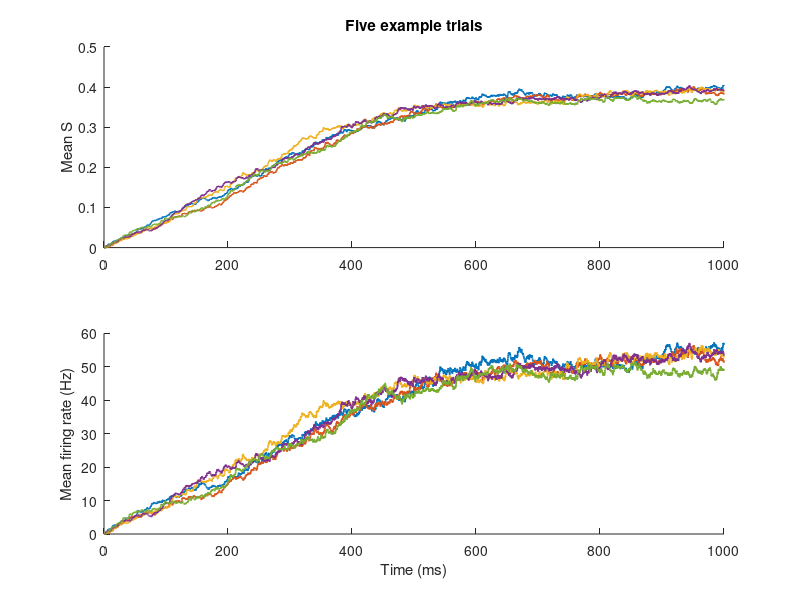

The MATLAB source for this figure:
dt = 0.1;                    % Time step size (ms)/
% dt = 1;                    % Time step size (ms)/
N = 100;                     % Neurons per population
tau_w = 40;                  % Time window for firing rate dynamics (ms)
%% Membrane Dynamics Parameters
rho = 1 / 7;                 % Fractional change of synaptic activation with input spikes
tau_se = 80;
norm_noise = 0.13;           % sd for gaussion noise (per sqrt(ms))
norm_noise = norm_noise / sqrt(dt);   % <-- dt-robust noise scaling (keeps structure below)

C_m = 0.2;                   % Membrane capacitance (µF/cm²)
g_L = 0.01;                  % Leak conductance (mS/cm²)
E_l = -60;                   % Leak reversal potential (mV)
E_e = -5;                    % Excitatory reversal potential (mV)
v_hold =  -61; 
v_th = -55;                  % Threshold potential for excitatory neurons (mV)
v_rest = -60;                % Resting potential (mV)
t_refractory = round((4-2*dt)/dt); % Refractory period duration (time steps)

%% Weight Matrix Parameters
sparsity = 0.5;            
w_rec = 0.000156;            % Wrec
w_rec_mean = w_rec*1/4*1;
W = w_rec * rand(N, N) .* (rand(N, N) < sparsity); 
W(1:N+1:end) = 0;       
if w_rec~= 0
    W = W.*w_rec_mean/mean(W,"all"); % make sure the mean is correct
else
    W = W.*0;
end

mean_wff = 0.00005*3
W_ff = (rand(N,N) < sparsity);   % new external weights
W_ff = W_ff/mean(W_ff,"all")*mean_wff;

% % %% Weight Matrix Parameters  – Gaussian distribution, same mean
% (kept as comments exactly as in your code)

%%%%%%%%%%%%%%%%%%%%%%%%%%%%%%%%%%%%%%%%%%%%%%%%%%%%%%%%%%%%%%%%%%%%%%%%%%%
%  Simulations (no MFT): plot 5 example trials
%%%%%%%%%%%%%%%%%%%%%%%%%%%%%%%%%%%%%%%%%%%%%%%%%%%%%%%%%%%%%%%%%%%%%%%%%%%

num_trials = 5;               % <-- 5 example trials            
%% Time parameters
t_total  = 1000;             % ms per trial
T_steps  = round(t_total / dt);  % robust to any dt

%% Pre-allocate output arrays
r_ex_all = zeros(num_trials, N, T_steps);
s_ex_all = zeros(num_trials, N, T_steps);
spk_all  = zeros(num_trials, N, T_steps);  % raster

%=========================================================================%
%                               TRIAL LOOP                                %
%=========================================================================%
for i = 1:num_trials
    %-------------------- state variables (per trial) --------------------%
    v_ex            = v_rest * ones(N,T_steps);
    input           = zeros(N,T_steps);          % external drive
    g_input_to_ex   = zeros(N,T_steps);
    g_ex_to_ex      = zeros(N,T_steps);
    is_refractory_ex= zeros(N,T_steps);
    is_spike_ex     = zeros(N,T_steps);
    r_ex            = zeros(N,T_steps);
    s_ex            = zeros(N,T_steps);

    input_mean = 0.01;                          % constant drive

    %----------------------------- TIME LOOP -----------------------------%
    for t = 2:T_steps

        % External input (DC)
        input(:,t) = input_mean;
        

        % Refractory handling
        is_refractory = is_refractory_ex(:,t)==1;
        v_ex(is_refractory,t) = v_rest;

        % Spike detection
        is_spike           = v_ex(:,t-1) >= v_th;
        is_spike_ex(:,t)   = is_spike;
        v_ex(is_spike,t)   = v_hold;
        if t < T_steps - t_refractory
            is_refractory_ex(is_spike,t+1:t+t_refractory) = 1;
        end

        % Synaptic gating (Euler)
        s_ex(:,t) = s_ex(:,t-1) - (dt/tau_se)*s_ex(:,t-1) ...
                    + rho*is_spike.*(1 - s_ex(:,t-1));
        
        % Low-pass firing rate (Euler)
        r_ex(:,t) = r_ex(:,t-1) + (is_spike/dt - r_ex(:,t-1))*(dt/tau_w);

        % Membrane update (non-refractory / non-spiking) — keep structure
        free = ~is_refractory & ~is_spike;

        noiseterm = norm_noise*randn(sum(free),1);
        noiseterm(1:10) = 3*norm_noise*randn(10,1);

        v_ex(free,t) = v_ex(free,t-1) + ...
            ( g_L*(E_l - v_ex(free,t-1)) + ...
              (g_input_to_ex(free,t-1)+g_ex_to_ex(free,t-1)).* ...
              (E_e - v_ex(free,t-1)) + ...
              noiseterm ) * dt / C_m;  % dt-robust via scaled norm_noise above

        % Conductances
        g_input_to_ex(:,t) = W_ff * input(:,t);
        g_ex_to_ex(:,t)    = W    * s_ex(:,t);

        % Save spikes
        spk_all(i,:,t) = is_spike;
    end %--------------------------- end time loop -----------------------%

    % Store trial results
    s_ex_all(i,:,:) = s_ex;
    r_ex_all(i,:,:) = r_ex;
end %============================= end trial loop =========================%

%% -------------------------- Plotting: 5 example trials ------------------
figure(1); clf;

subplot(2,1,1); hold on;
for i = 1:num_trials
    plot((0:T_steps-1)*dt, squeeze(mean(s_ex_all(i,:,:),2)), 'LineWidth', 1.2);
end
ylabel('Mean S');
title('Five example trials');
xlim([0 t_total]);
box off;

subplot(2,1,2); hold on;
for i = 1:num_trials
    plot((0:T_steps-1)*dt, 1000*squeeze(mean(r_ex_all(i,:,:),2)), 'LineWidth', 1.2);
end
xlabel('Time (ms)'); ylabel('Mean firing rate (Hz)');
xlim([0 t_total]);
box off;
